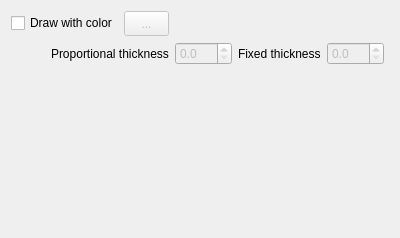
         <widget class="QWidget" name="pgBoundary" >
          <property name="geometry" >
           <rect>
            <x>0</x>
            <y>0</y>
            <width>400</width>
            <height>238</height>
           </rect>
          </property>
          <attribute name="label" >
           <string>Boundary</string>
          </attribute>
          <layout class="QVBoxLayout" name="verticalLayout_2" >
           <item>
            <layout class="QHBoxLayout" >
             <property name="spacing" >
              <number>6</number>
             </property>
             <property name="margin" >
              <number>0</number>
             </property>
             <item>
              <widget class="QCheckBox" name="DrawBackground" >
               <property name="text" >
                <string>Draw with color</string>
               </property>
              </widget>
             </item>
             <item>
              <widget class="QToolButton" name="BackgroundColor" >
               <property name="enabled" >
                <bool>false</bool>
               </property>
               <property name="minimumSize" >
                <size>
                 <width>45</width>
                 <height>25</height>
                </size>
               </property>
               <property name="text" >
                <string>...</string>
               </property>
              </widget>
             </item>
             <item>
              <spacer>
               <property name="orientation" >
                <enum>Qt::Horizontal</enum>
               </property>
               <property name="sizeHint" stdset="0" >
                <size>
                 <width>40</width>
                 <height>20</height>
                </size>
               </property>
              </spacer>
             </item>
            </layout>
           </item>
           <item>
            <layout class="QHBoxLayout" >
             <property name="spacing" >
              <number>6</number>
             </property>
             <property name="margin" >
              <number>0</number>
             </property>
             <item>
              <spacer>
               <property name="orientation" >
                <enum>Qt::Horizontal</enum>
               </property>
               <property name="sizeType" >
                <enum>QSizePolicy::Minimum</enum>
               </property>
               <property name="sizeHint" stdset="0" >
                <size>
                 <width>40</width>
                 <height>20</height>
                </size>
               </property>
              </spacer>
             </item>
             <item>
              <widget class="QLabel" name="label_8" >
               <property name="text" >
                <string>Proportional thickness</string>
               </property>
              </widget>
             </item>
             <item>
              <widget class="QDoubleSpinBox" name="ProportionalBackground" >
               <property name="enabled" >
                <bool>false</bool>
               </property>
               <property name="decimals" >
                <number>1</number>
               </property>
               <property name="singleStep" >
                <double>0.500000000000000</double>
               </property>
              </widget>
             </item>
             <item>
              <widget class="QLabel" name="label_9" >
               <property name="text" >
                <string>Fixed thickness</string>
               </property>
              </widget>
             </item>
             <item>
              <widget class="QDoubleSpinBox" name="FixedBackground" >
               <property name="enabled" >
                <bool>false</bool>
               </property>
               <property name="decimals" >
                <number>1</number>
               </property>
               <property name="singleStep" >
                <double>0.500000000000000</double>
               </property>
              </widget>
             </item>
             <item>
              <spacer>
               <property name="orientation" >
                <enum>Qt::Horizontal</enum>
               </property>
               <property name="sizeHint" stdset="0" >
                <size>
                 <width>40</width>
                 <height>20</height>
                </size>
               </property>
              </spacer>
             </item>
            </layout>
           </item>
           <item>
            <spacer name="verticalSpacer_3" >
             <property name="orientation" >
              <enum>Qt::Vertical</enum>
             </property>
             <property name="sizeHint" stdset="0" >
              <size>
               <width>20</width>
               <height>40</height>
              </size>
             </property>
            </spacer>
           </item>
          </layout>
         </widget>
